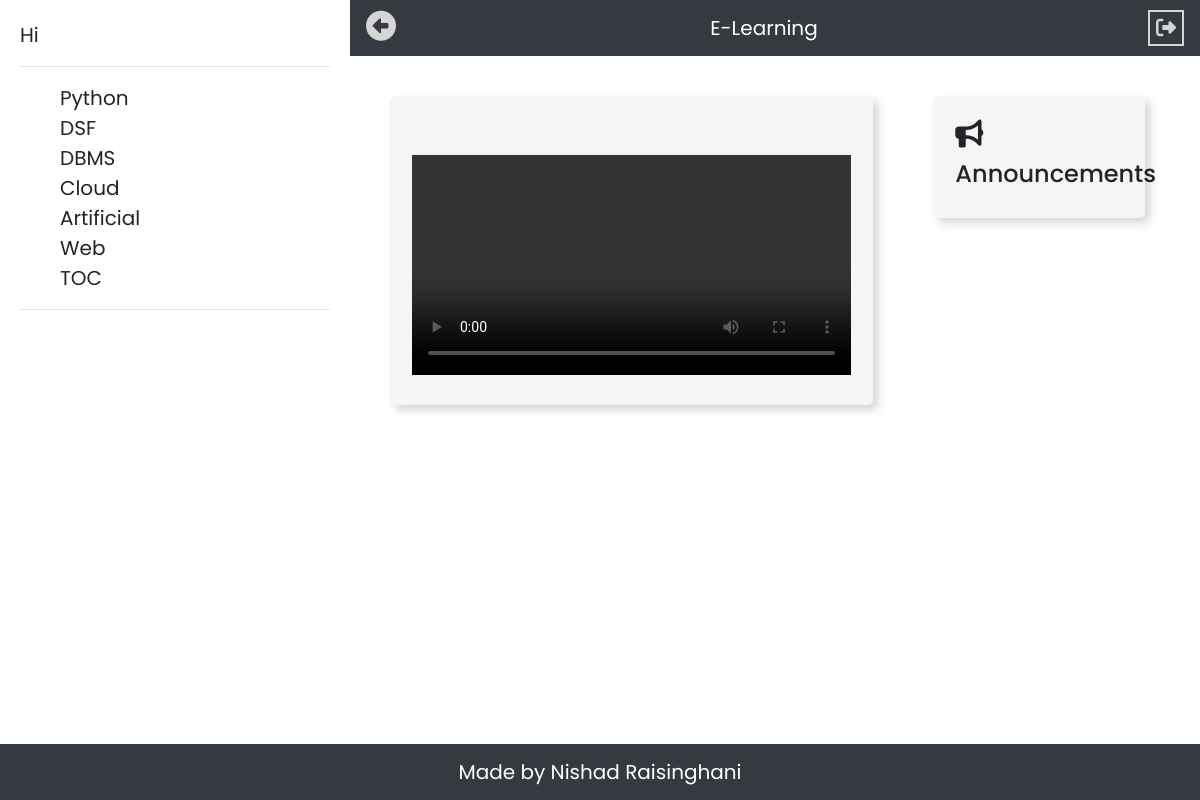
The page /St/student.php on the database as committed earlier.
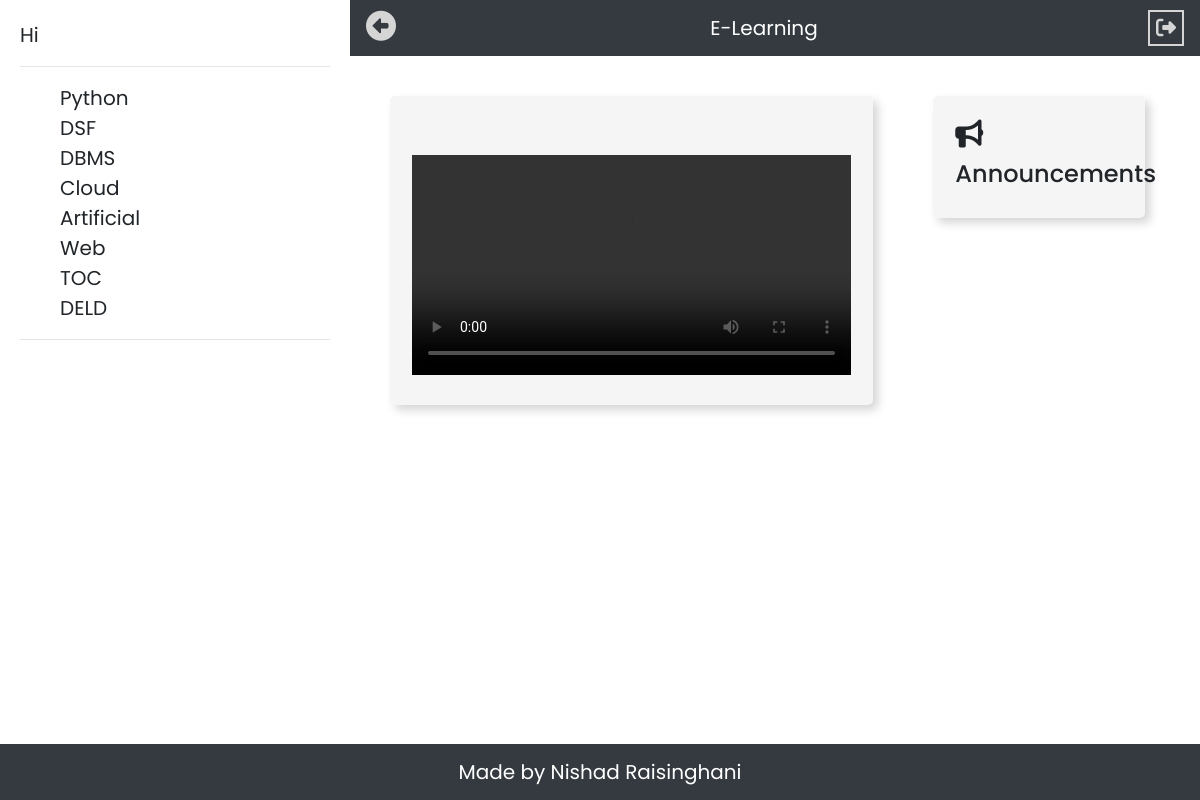
The same page on the database as committed later.
### tables this page shows
CREATE TABLE `subjects` (
  `subject_Id` int(11) NOT NULL,
  `subject` varchar(255) NOT NULL,
  `year` varchar(3) NOT NULL,
  `dept` varchar(255) NOT NULL,
  `sem` int(11) NOT NULL
);

### St/student.php (the view, shortened to what this page needs)
<?php
               $name=$_SESSION['user_name'];
            ?>
<!DOCTYPE html>
<html>
<head>
	<?php include '../links.php' ?>
	<?php include '../connection.php' ?>
</head>
<body style="height: 100vh !important;">
  <div id="sb">
  	Hi <?php echo $name ;?>
  	<hr>
  	<ul style="list-style-type: none">
  		<?php
  		$getsubs="SELECT * FROM subjects";
  		$run=mysqli_query($conn,$getsubs);
  		while($row=mysqli_fetch_assoc($run))
  		{
  		echo '<li>';
  		    $subid=$row['subject'].'id';
  		    echo '<span onclick="tgllist(\''.$subid.'\')">'.$row['subject'].'</span>';
  		echo '</li>';
  	    }
        ?>
  		</ul>
  	<hr>
  </div>
  <nav class="navbar navbar-expand-lg navbar-dark bg-dark">
   <ul class="navbar-nav mr-auto">
      <li class="nav-item active">
        <i id="tg" class='fas fa-arrow-alt-circle-right' style='color:#d5d5d5;font-size: 30px;'></i>
      </li>
    </ul>
   <a class="navbar-brand" href="#">E-Learning</a>
   <ul class="navbar-nav ml-auto">
      <li class="nav-item active">
        <form method="post">
        <button  type="submit" name='lgt' style="border:2px solid #d5d5d5; background-color: transparent;color: #d5d5d5;"><i class="fas fa-sign-out-alt"></i></button>
        </form>
      </li>
   </ul>
  </nav>
  <div>
    <div class="container-fluid">
  	<div class="row pad">
  		<div class="col-lg-8 sm-auto md-auto pad2">
        <div id='viddiv' class="fc">
          <h3 id="title"></h3><br>
  	<video id='vidshow' style="width: 100%;" controls>
  		<source id="srcvid" type="video/mp4">
    </video>
      </div>
     </div>
     <br><br>
  	<div class="col-lg-4 sm-auto md-auto pad2">
      <div class="container-fluid fc">
        <h3><i class="fa fa-bullhorn" aria-hidden="true"></i></h3><h4> Announcements</h4>
      </div>
    </div>
  </div>
</body>
      <div class="navbar navbar-expand-lg navbar-dark bg-dark navbar-fixed-bottom" id="footer">
        <a class="navbar-brand mx-auto">Made by Nishad Raisinghani</a>
      </div>
</html>

### links.php (shortened to what this page needs)
<link rel="stylesheet" href="https://maxcdn.bootstrapcdn.com/bootstrap/4.0.0/css/bootstrap.min.css">

### style.php (style rules this page uses)
body { font-family: 'Poppins', sans-serif; font-size: 20px; -webkit-user-select: none; -moz-user-select: none; -ms-user-select: none; user-select: none; }
.pad2 { padding:30px; }
#sb { background-color: #ffffff; float: left; padding: 20px; width: 350px; height: 100vh; display: none; position: relative; }
#sb li { cursor: pointer; }
#viddiv { display: none; }
.pad { padding: 10px; }
.fc { padding: 20px; background-color: #f5f5f5; border-radius: 5px; border:2px solid #f5f5f5; box-shadow: 5px 5px 10px #d5d5d5; font-size:19px; }
#footer { position: fixed; left: 0; bottom: 0; width: 100vw; color: white; }

Rows that differ between the two databases and show on the page:
added subjects: subject "DELD"
